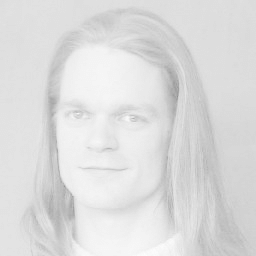
#> input picture im/low_contrast-man.png, 256 x 256 px
$ python contrastEqua.py
#> lines starting #> are read from the running program, lines starting #| are printed output that depends on the picture
#> further down, img is the input picture: shape (256, 256, 3); min 143, max 253, mean 220.5
import numpy as np
import cv2 as cv
import matplotlib.pyplot as plt

def histogram(input, input2):
    input = cv.cvtColor(input, cv.COLOR_BGR2GRAY)
    hist = cv.calcHist([input],[0],None,[256],[0,256])
    plot_img = cv.cvtColor(input, cv.COLOR_BGR2RGB)
    input2 = cv.cvtColor(input2, cv.COLOR_BGR2GRAY)
    hist2 = cv.calcHist([input2],[0],None,[256],[0,256])
    plot_img2 = cv.cvtColor(input2, cv.COLOR_BGR2RGB)


    plt.subplot(221)
    plt.imshow(plot_img)
    plt.subplot(222)
    plt.plot(hist)
    plt.subplot(223)
    plt.imshow(plot_img2)
    plt.subplot(224)
    plt.plot(hist2)
    plt.show()


def finding_pixel(input):
    mx = max(input.ravel())
#> mx = 253
    mn = min(input.ravel())
#> mn = 143
    return mx, mn

def cs(input, low, high):
    input = cv.cvtColor(input, cv.COLOR_BGR2GRAY)
    mx, mn = finding_pixel(input)
#> mx = 253; mn = 143
    height, width = input.shape[:2]
#> height = 256; width = 256
    new_pix = np.zeros((height,width))
    # [4 lines of commented-out code are left out]
    for i in range(height):
        for j in range(width):
            new_pix[i][j] = low + ((input[i][j]-mn)*(high-low))/(mx-mn)
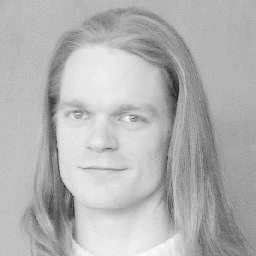
#> new_pix: shape (256, 256) float64; min 0, max 255, mean 179.6

    new_p = new_pix.astype(np.uint8)
    img = cv.cvtColor(input, cv.COLOR_BGR2RGB)
    new_p = cv.cvtColor(new_p, cv.COLOR_BGR2RGB)
#> new_p: shape (256, 256, 3)
    # img = cv.merge((input, input, input))
    # new_p = cv.merge((new_p, new_p, new_p))
    plt.subplot(121)
    plt.imshow(img)
    plt.title("original")
    plt.subplot(122)
    plt.imshow(new_p)
    plt.title("converted")
    plt.show()
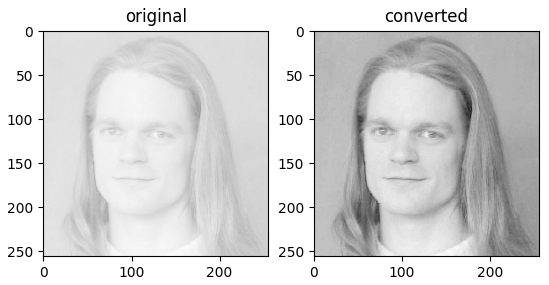
#> figure drawn by matplotlib, 2 panels
    return new_p


#img = cv.cvtColor(cv.imread("./im/aka.jpg"), cv.COLOR_BGR2GRAY)
img = cv.imread("./im/low_contrast-man.png")
#histogram(img)
result = cs(img, 0, 255)
result2 = cs(result, 143, 253)
#> call 2 of cs, with low = 143, high = 253
#> in cs (call 2), `mx, mn = finding_pixel(input)`: mx = 255; mn = 0
#> in cs (call 2), `plt.show()`:
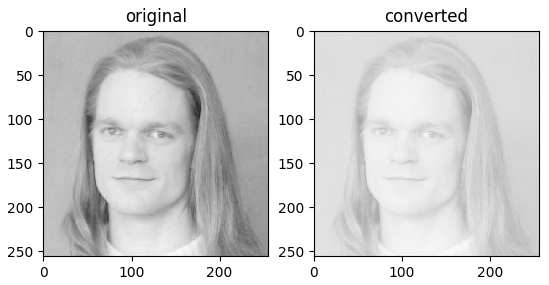
#> figure drawn by matplotlib, 2 panels

histogram(img, result)
#> in histogram, `hist = cv.calcHist([input],[0],None,[256],[0,256])`: hist = 256 values, max 6785 at index 221, min 0 at index 0, mean 256
#> in histogram, `hist2 = cv.calcHist([input2],[0],None,[256],[0,256])`: hist2 = 256 values, max 6785 at index 180, min 0 at index 1, mean 256
#> in histogram, `plt.show()`:
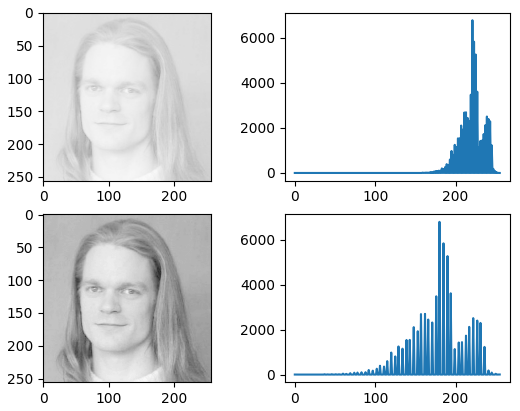
#> figure drawn by matplotlib, 4 panels; panel 2: curve peaks at x = 221, y = 6785; panel 4: curve peaks at x = 180, y = 6785
histogram(result, result2)
#> in histogram (call 2), `hist = cv.calcHist([input],[0],None,[256],[0,256])`: hist has the same summary as hist2
#> in histogram (call 2), `hist2 = cv.calcHist([input2],[0],None,[256],[0,256])`: hist2 = 256 values, max 6785 at index 220, min 0 at index 0, mean 256
#> in histogram (call 2), `plt.show()`:
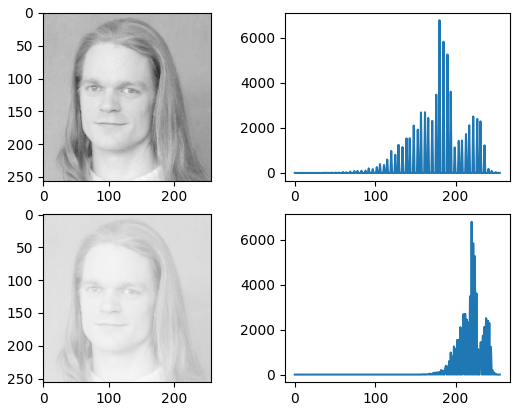
#> figure drawn by matplotlib, 4 panels; panel 2: curve peaks at x = 180, y = 6785; panel 4: curve peaks at x = 220, y = 6785
